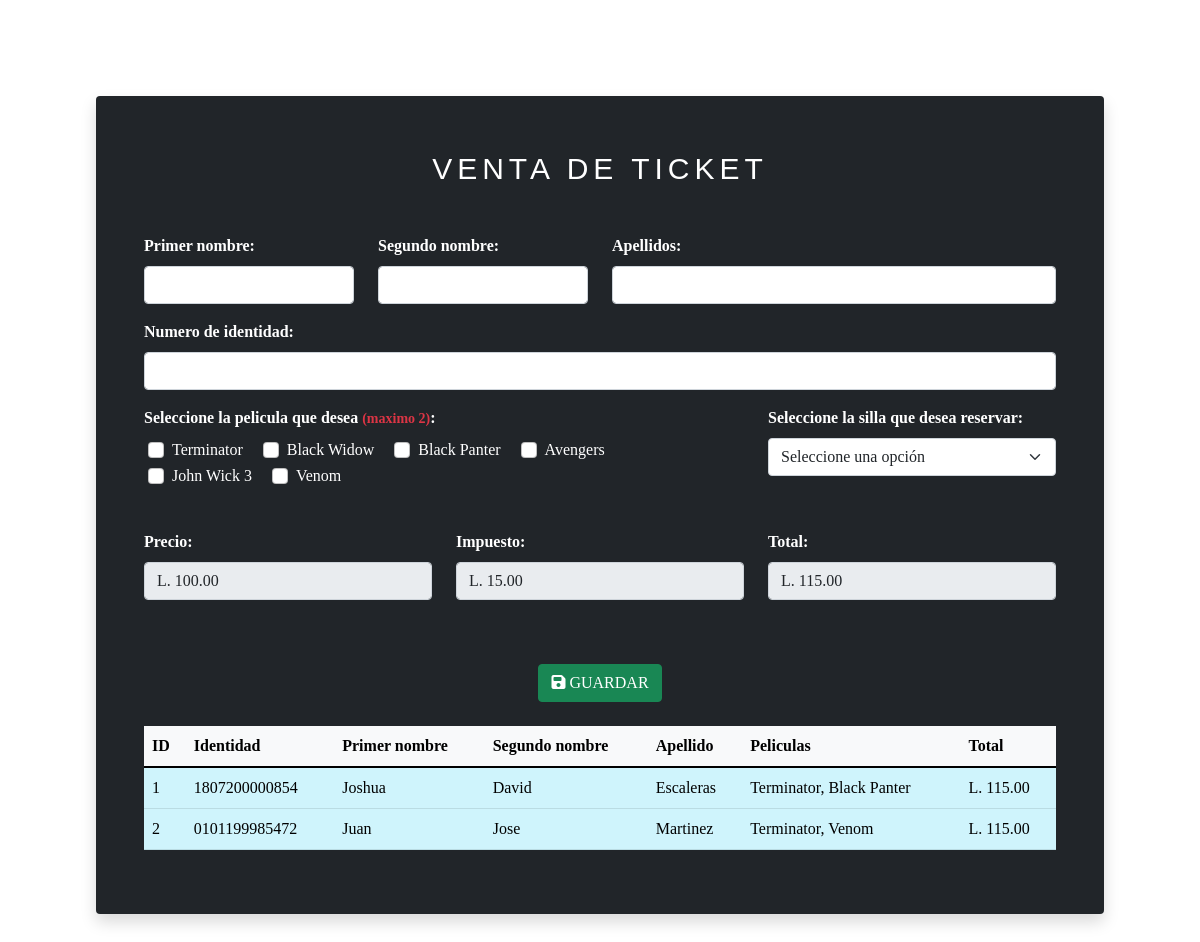
The page / on the database its author committed.
### tables this page shows
CREATE TABLE `compras` (
  `id_ticket` int(11) NOT NULL,
  `nombre1` varchar(50) NOT NULL,
  `nombre2` varchar(50) NOT NULL,
  `apellido` varchar(100) NOT NULL,
  `identidad` varchar(15) NOT NULL,
  `silla` int(11) NOT NULL,
  `pel1` varchar(100) NOT NULL,
  `pel2` varchar(100) NOT NULL,
  `impuesto` varchar(20) NOT NULL,
  `total` varchar(20) NOT NULL
);

### index.php (the view, shortened to what this page needs)
<!DOCTYPE html>
<html lang="es">
<head>
    <link href="https://cdn.jsdelivr.net/npm/bootstrap@5.1.3/dist/css/bootstrap.min.css" rel="stylesheet">
    <link rel="stylesheet" href="src/style/style.css">
</head>
<body>
    <div class="div-body p-lg-5 m-lg-5 p-2 m-2">
        <main>
            <div class="container-fluid bg-dark text-white p-3 p-lg-5 rounded shadow">
                <div class="row">
                    <div class="col-lg-12">
                        <form action="src/php/modulo/guardar.php" method="POST" onsubmit="return validar()">
                            <div class="row">
                                <div class="col-12 col-lg-12 col-sm-12 text-center py-2 mb-3">
                                    <h2 class="animated-shadow">Venta de ticket</h2>
                                </div>
                                <div class="col-lg-3 col-sm-6 col-12 mb-3">
                                    <label class="form-label"><strong>Primer nombre:</strong></label>
                                    <input type="text" class="form-control" id="nombre1" name="nombre1">
                                </div>
                                <div class="col-lg-3 col-sm-6 col-12 mb-3">
                                    <label class="form-label"><strong>Segundo nombre:</strong></label>
                                    <input type="text" class="form-control" id="nombre2" name="nombre2">
                                </div>
                                <div class="col-lg-6 col-sm-12 col-12 mb-3">
                                    <label class="form-label"><strong>Apellidos:</strong></label>
                                    <input type="text" class="form-control" id="apellido" name="apellido">
                                </div>
                                <div class="col-lg-12 mb-3">
                                    <label class="form-label"><strong>Numero de identidad:</strong></label>
                                    <input type="text" class="form-control" id="identidad" name="identidad" onkeypress="return validarIdentidad(event)">
                                </div>
                                <div class="col-lg-8 col-12 mb-3">
                                    <label class="form-label"><strong>Seleccione la pelicula que desea <small class="text-danger">(maximo 2)</small>:</strong></label>
                                    <div class="container-fluid px-1">
                                        <div class="form-check form-check-inline">
                                            <input class="form-check-input" type="checkbox" name="opc[]" value="Terminator">
                                            <label class="form-check-label" for="inlineCheckbox1">Terminator</label>
                                        </div>
                                        <div class="form-check form-check-inline">
                                            <input class="form-check-input" type="checkbox" name="opc[]" value="Black Widow">
                                            <label class="form-check-label" for="inlineCheckbox1">Black Widow</label>
                                        </div>
                                        <div class="form-check form-check-inline">
                                            <input class="form-check-input" type="checkbox" name="opc[]" value="Black Panter">
                                            <label class="form-check-label" for="inlineCheckbox1">Black Panter</label>
                                        </div>
                                        <div class="form-check form-check-inline">
                                            <input class="form-check-input" type="checkbox" name="opc[]" value="Avengers">
                                            <label class="form-check-label" for="inlineCheckbox1">Avengers</label>
                                        </div>
                                        <div class="form-check form-check-inline">
                                            <input class="form-check-input" type="checkbox" name="opc[]" value="John Wick 3">
                                            <label class="form-check-label" for="inlineCheckbox1">John Wick 3</label>
                                        </div>
                                        <div class="form-check form-check-inline">
                                            <input class="form-check-input" type="checkbox" name="opc[]" value="Venom">
                                            <label class="form-check-label" for="inlineCheckbox1">Venom</label>
                                        </div>
                                    </div>
                                </div>
                                <div class="col-lg-4 col-12 mb-3">
                                    <label class="form-label"><strong>Seleccione la silla que desea reservar:</strong></label>
                                    <select class="form-select" aria-label="Default select example" name="silla" id="silla">
                                        <option value="" selected>Seleccione una opción</option>
                                    </select>
                                </div>
                                <div class="col-lg-4 mb-3 mt-4">
                                    <label class="form-label"><strong>Precio:</strong></label>
                                    <input type="text" class="form-control" name="precio" id="precio">
                                </div>
                                <div class="col-lg-4 mb-3 mt-4">
                                    <label class="form-label"><strong>Impuesto:</strong></label>
                                    <input type="text" class="form-control" name="impuesto" id="impuesto">
                                </div>
                                <div class="col-lg-4 mb-3 mt-4">
                                    <label class="form-label"><strong>Total:</strong></label>
                                    <input type="text" class="form-control" name="total" id="total">
                                </div>
                            </div>
                            <div class="row mt-5 mb-4">
                                <div class="col-12 text-center">
                                    <button type="submit" class="btn btn-success"><i class="fas fa-save"></i> GUARDAR</button>
                                </div>
                            </div>
                        </form>
                    </div>
                    <div class="col-lg-12">
                        <table class="table table-light">
                            <thead>
                                <tr>
                                    <th scope="col">ID</th>
                                    <th scope="col">Identidad</th>
                                    <th scope="col">Primer nombre</th>
                                    <th scope="col">Segundo nombre</th>
                                    <th scope="col">Apellido</th>
                                    <th scope="col">Peliculas</th>
                                    <th scope="col">Total</th>
                                </tr>
                            </thead>
                            <tbody>
                                <?php
                                    require("src/php/connection.php");
                                    $resultado = mysqli_query($conection, "SELECT * FROM compras");
                                    while($datos = mysqli_fetch_array($resultado)){
                                        $concat = $datos['pel1'].', '.$datos['pel2'];
                                        print '
                                            <tr>
                                                <td class="table-info">'.$datos["id_ticket"].'</td>
                                                <td class="table-info">'.$datos["identidad"].'</td>
                                                <td class="table-info">'.$datos["nombre1"].'</td>
                                                <td class="table-info">'.$datos["nombre2"].'</td>
                                                <td class="table-info">'.$datos["apellido"].'</td>
                                                <td class="table-info">'.$concat.'</td>
                                                <td class="table-info">'.$datos["total"].'</td>
                                            </tr>
                                        ';
                                    }
                                ?>
                            </tbody>
                        </table>
                    </div>
                </div>
            </div>
        </main>
    </div>
</body>
</html>

### src/style/style.css (style rules this page uses)
body { font-family:'Times New Roman', Times, serif; background-image: url(https://cdn.pixabay.com/photo/2016/06/03/12/42/popcorn-1433327_960_720.jpg); background-size: cover; background-repeat: no-repeat; }
.animated-shadow { color: #ffffff; font: normal 30px Varela Round, sans-serif; left: 0; letter-spacing: 5px; text-align: center; text-transform: uppercase; width: 100%; animation: move linear 2000ms infinite; z-index: 2 }

### rows shown on the page
compras: id_ticket "1", identidad "1807200000854", nombre1 "Joshua", nombre2 "David", apellido "Escaleras", concat "Terminator, Black Panter", total "L. 115.00"
compras: id_ticket "2", identidad "0101199985472", nombre1 "Juan", nombre2 "Jose", apellido "Martinez", concat "Terminator, Venom", total "L. 115.00"
